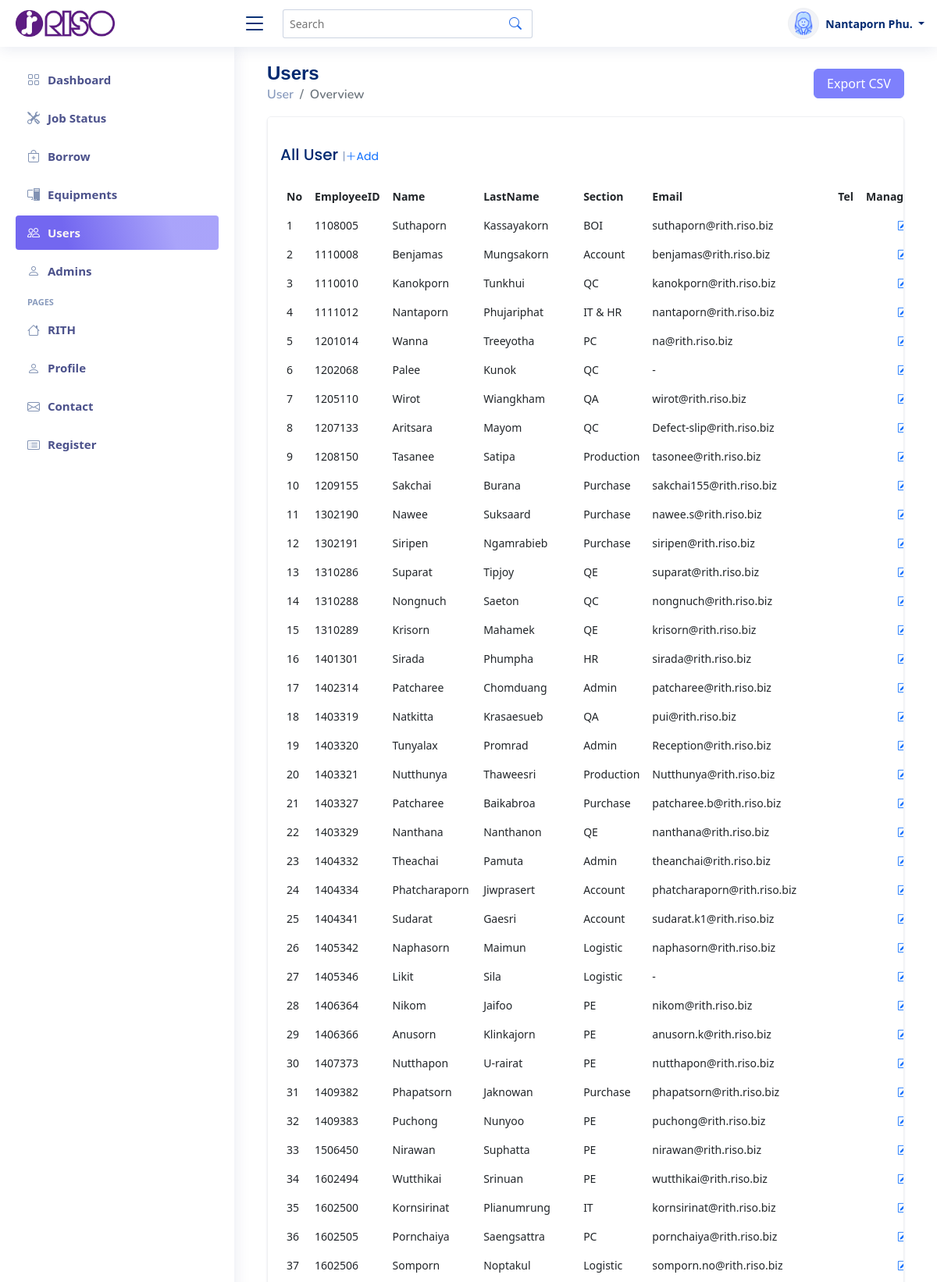
The page /admin/user_tbl.php (signed in, upper part) on the database its author committed.
### tables this page shows
CREATE TABLE `rith_user` (
  `user_id` int(10) NOT NULL,
  `user_name` varchar(255) DEFAULT NULL,
  `user_lastname` varchar(255) DEFAULT NULL,
  `user_pass` varchar(20) DEFAULT NULL,
  `item_name` varchar(20) DEFAULT NULL,
  `user_sec` varchar(10) DEFAULT NULL,
  `user_reg` date DEFAULT NULL,
  `user_address` varchar(255) NOT NULL,
  `user_mail` varchar(120) DEFAULT NULL,
  `user_tel` varchar(10) DEFAULT NULL,
  `user_type` varchar(10) NOT NULL,
  `user_img` varchar(55) NOT NULL
);

### config/function.php (called while the page is built, shortened)
<?php
class DB_CON
{
    function __construct()
    {
        $connect = mysqli_connect(DB_SERVER, DB_USER, DB_PASS, DB_NAME);
        $this->dbcon = $connect;
    }
    public function fetchdata_users()
    {
        $result = mysqli_query($this->dbcon, "SELECT * FROM rith_user");
        return $result;
    }
}

### admin/user_tbl.php (the view, shortened to what this page needs)
<?php
include_once('../config/function.php');
?>
<!DOCTYPE html>
<html lang="en">
<head>
    <link href="../assets/vendor/bootstrap/css/bootstrap.min.css" rel="stylesheet">
    <link href="../assets/vendor/bootstrap-icons/bootstrap-icons.css" rel="stylesheet">
    <link href="../assets/vendor/boxicons/css/boxicons.min.css" rel="stylesheet">
    <link href="../assets/vendor/quill/quill.snow.css" rel="stylesheet">
    <link href="../assets/vendor/quill/quill.bubble.css" rel="stylesheet">
    <link href="../assets/vendor/remixicon/remixicon.css" rel="stylesheet">
    <link href="../assets/vendor/simple-datatables/style.css" rel="stylesheet">
    <link href="https://cdn.jsdelivr.net/npm/bootstrap@5.2.3/dist/css/bootstrap.min.css" rel="stylesheet">
    <link href="../assets/css/style.css" rel="stylesheet">
</head>
<body>
    <header id="header" class="header fixed-top d-flex align-items-center">
        <div class="d-flex align-items-center justify-content-between">
            <a href="dash.php" class="logo d-flex align-items-center">
                <img src="../assets/img/Riso-logo.jpg" alt="">
            </a>
            <i class="bi bi-list toggle-sidebar-btn"></i>
        </div>
        <div class="search-bar">
            <form class="search-form d-flex align-items-center" method="POST" action="#">
                <input type="text" name="query" placeholder="Search" title="Enter search keyword">
                <button type="submit" title="Search"><i class="bi bi-search"></i></button>
            </form>
        </div>
        <nav class="header-nav ms-auto">
            <ul class="d-flex align-items-center">
                <li class="nav-item dropdown pe-3">
                    <a class="nav-link nav-profile d-flex align-items-center pe-0" href="#" data-bs-toggle="dropdown">
                        <img src="../upload/user_img/<?php echo $_SESSION['profile']; ?>" alt="" class="avatar-sd rounded-circle img-thumbnail">
                        <span class="d-none d-md-block dropdown-toggle ps-2"> <?php echo $_SESSION['name']; ?>&nbsp<?php echo $_SESSION['lname']; ?>
                    </a>
                </li>
            </ul>
        </nav>
    </header>
    <aside id="sidebar" class="sidebar">
        <ul class="sidebar-nav" id="sidebar-nav">
            <li class="nav-item">
                <a class="nav-link collapsed " href="dash.php">
                    <i class="bi bi-grid"></i>
                    <span>Dashboard</span>
                </a>
            </li>
            <li class="nav-item">
                <a class="nav-link collapsed" href="case_tbl.php">
                    <i class="bi bi-tools"></i></i><span>Job Status</span>
                </a>
            </li>
            <li class="nav-item">
                <a class="nav-link collapsed" href=" brr_tbl.php">
                    <i class="bi bi-bag-plus"></i><span>Borrow</span>
                </a>
            </li>
            <li class="nav-item">
                <a class="nav-link collapsed" href="equip_tbl.php">
                    <i class="bi bi-pc-display"></i><span>Equipments</span>
                </a>
            </li>
            <li class="nav-item">
                <a class="nav-link nav-link-active" href="user_tbl.php">
                    <i class="bi bi-people"></i><span>Users</span>
                </a>
            </li>
            <li class="nav-item">
                <a class="nav-link collapsed" href="admin_tbl.php">
                    <i class="bi bi-person"></i><span>Admins</span>
                </a>
            </li>
            <li class="nav-heading">Pages</li>
            <li class="nav-item">
                <a class="nav-link  collapsed"" href=" home_a.php">
                    <i class="bi bi-house"></i>
                    <span>RITH</span>
                </a>
            </li>
            <li class="nav-item">
                <a class="nav-link collapsed" href="admin_udt.php?edit_admin=<?php echo $_SESSION['ID']; ?>">
                    <i class="bi bi-person"></i>
                    <span>Profile</span>
                </a>
            </li>
            <li class="nav-item">
                <a class="nav-link collapsed" href="contact.php">
                    <i class="bi bi-envelope"></i>
                    <span>Contact</span>
                </a>
            </li>
            <li class="nav-item">
                <a class="nav-link collapsed" href="user_ist.php">
                    <i class="bi bi-card-list"></i>
                    <span>Register</span>
                </a>
            </li>
        </ul>
    </aside>
    <main id="main" class="main">
        <div class="container">
            <div class="row justify-content-center align-item-center">
                <div class="col-lg-12 col-md-12 ">
                    <div class="row justify-content-between">
                        <div class="col-10 ">
                            <div class="pagetitle">
                                <h1>Users</h1>
                                <nav>
                                    <ol class="breadcrumb">
                                        <li class="breadcrumb-item"><a href="#">User</a></li>
                                        <li class="breadcrumb-item active">Overview</li>
                                    </ol>
                                </nav>
                            </div>
                        </div>
                        <div class="col-2 mt-2 ">
                            <span>
                                <a href="export_us.php" class="btn btn-primary w-100" id="exportButton" name="export">Export CSV</a>
                            </span>
                        </div>
                    </div>
                </div>
            </div>
            <section class="section dashboard">
                <div class="row gx-2">
                    <div class="col-12">
                        <div class="card recent-sales overflow-auto">
                            <div class="card-body">
                                <h5 class="card-title">All User <span> |<a href="user_ist.php" <i class="bi bi-plus-lg"></i>Add</a></span>
                                </h5>
                                <table class="table table-borderless datatable">
                                    <thead>
                                        <tr>
                                            <th scope="col" class="th1">No</th>
                                            <th scope="col" class="th2">EmployeeID</th>
                                            <th scope="col" class="th3">Name</th>
                                            <th scope="col" class="th4">LastName</th>
                                            <th scope="col" class="th5">Section</th>
                                            <th scope="col" class="th6">Email</th>
                                            <th scope="col" class="th7">Tel</th>
                                            <th scope="col" class="th8">Management</th>
                                        </tr>
                                    </thead>
                                    <tbody>
                                        <?php
                                        include_once('..\config\function.php');
                                        $fetchdata = new DB_CON();
                                        $sql = $fetchdata->fetchdata_users();
                                        $order = 1;
                                        while ($row = mysqli_fetch_array($sql)) {
                                        ?>
                                            <tr>
                                                <td class="column1"><?php echo $order++; ?></td>
                                                <td class="column2">
                                                    <?php echo $row['user_id']; ?>
                                                </td>
                                                <td class="column3">
                                                    <?php echo $row['user_name']; ?>
                                                </td>
                                                <td class="column3">
                                                    <?php echo $row['user_lastname']; ?>
                                                </td>
                                                <td class="column6">
                                                    <?php echo $row['user_sec']; ?>
                                                </td>
                                                <td class="column6">
                                                    <?php echo $row['user_mail']; ?>
                                                </td>
                                                <td class="column6">
                                                </td>
                                                <td class="column7"><a href=user_udt.php?edit_user=<?php echo $row['user_id']; ?>" class="bi bi-pencil-square"></a></td>
                                            </tr>
                                        <?php } ?>
                                    </tbody>
                                </table>
                            </div>
                        </div>
                    </div>
                </div>
            </section>
        </div>
    </main>
</body>
</html>

### rows shown on the page
rith_user: user_id "1108005", user_name "Suthaporn", user_lastname "Kassayakorn", user_sec "BOI", user_mail "suthaporn@rith.riso.biz"
rith_user: user_id "1110008", user_name "Benjamas", user_lastname "Mungsakorn", user_sec "Account", user_mail "benjamas@rith.riso.biz"
rith_user: user_id "1110010", user_name "Kanokporn", user_lastname "Tunkhui", user_sec "QC", user_mail "kanokporn@rith.riso.biz"
rith_user: user_id "1111012", user_name "Nantaporn", user_lastname "Phujariphat", user_sec "IT & HR", user_mail "nantaporn@rith.riso.biz"
rith_user: user_id "1201014", user_name "Wanna", user_lastname "Treeyotha", user_sec "PC", user_mail "na@rith.riso.biz"
rith_user: user_id "1202068", user_name "Palee", user_lastname "Kunok", user_sec "QC", user_mail "-"
rith_user: user_id "1205110", user_name "Wirot", user_lastname "Wiangkham", user_sec "QA", user_mail "wirot@rith.riso.biz"
rith_user: user_id "1207133", user_name "Aritsara", user_lastname "Mayom", user_sec "QC", user_mail "Defect-slip@rith.riso.biz"
rith_user: user_id "1208150", user_name "Tasanee", user_lastname "Satipa", user_sec "Production", user_mail "tasonee@rith.riso.biz"
rith_user: user_id "1209155", user_name "Sakchai", user_lastname "Burana", user_sec "Purchase", user_mail "sakchai155@rith.riso.biz"
rith_user: user_id "1302190", user_name "Nawee", user_lastname "Suksaard", user_sec "Purchase", user_mail "nawee.s@rith.riso.biz"
rith_user: user_id "1302191", user_name "Siripen", user_lastname "Ngamrabieb", user_sec "Purchase", user_mail "siripen@rith.riso.biz"
rith_user: user_id "1310286", user_name "Suparat", user_lastname "Tipjoy", user_sec "QE", user_mail "suparat@rith.riso.biz"
rith_user: user_id "1310288", user_name "Nongnuch", user_lastname "Saeton", user_sec "QC", user_mail "nongnuch@rith.riso.biz"
rith_user: user_id "1310289", user_name "Krisorn", user_lastname "Mahamek", user_sec "QE", user_mail "krisorn@rith.riso.biz"
rith_user: user_id "1401301", user_name "Sirada", user_lastname "Phumpha", user_sec "HR", user_mail "sirada@rith.riso.biz"
rith_user: user_id "1402314", user_name "Patcharee", user_lastname "Chomduang", user_sec "Admin", user_mail "patcharee@rith.riso.biz"
rith_user: user_id "1403319", user_name "Natkitta", user_lastname "Krasaesueb", user_sec "QA", user_mail "pui@rith.riso.biz"
rith_user: user_id "1403320", user_name "Tunyalax", user_lastname "Promrad", user_sec "Admin", user_mail "Reception@rith.riso.biz"
rith_user: user_id "1403321", user_name "Nutthunya", user_lastname "Thaweesri", user_sec "Production", user_mail "Nutthunya@rith.riso.biz"
rith_user: user_id "1403327", user_name "Patcharee", user_lastname "Baikabroa", user_sec "Purchase", user_mail "patcharee.b@rith.riso.biz"
rith_user: user_id "1403329", user_name "Nanthana", user_lastname "Nanthanon", user_sec "QE", user_mail "nanthana@rith.riso.biz"
rith_user: user_id "1404332", user_name "Theachai", user_lastname "Pamuta", user_sec "Admin", user_mail "theanchai@rith.riso.biz"
rith_user: user_id "1404334", user_name "Phatcharaporn", user_lastname "Jiwprasert", user_sec "Account", user_mail "phatcharaporn@rith.riso.biz"
rith_user: user_id "1404341", user_name "Sudarat", user_lastname "Gaesri", user_sec "Account", user_mail "sudarat.k1@rith.riso.biz"
rith_user: user_id "1405342", user_name "Naphasorn", user_lastname "Maimun", user_sec "Logistic", user_mail "naphasorn@rith.riso.biz"
rith_user: user_id "1405346", user_name "Likit", user_lastname "Sila", user_sec "Logistic", user_mail "-"
rith_user: user_id "1406364", user_name "Nikom", user_lastname "Jaifoo", user_sec "PE", user_mail "nikom@rith.riso.biz"
rith_user: user_id "1406366", user_name "Anusorn", user_lastname "Klinkajorn", user_sec "PE", user_mail "anusorn.k@rith.riso.biz"
rith_user: user_id "1407373", user_name "Nutthapon", user_lastname "U-rairat", user_sec "PE", user_mail "nutthapon@rith.riso.biz"
rith_user: user_id "1409382", user_name "Phapatsorn", user_lastname "Jaknowan", user_sec "Purchase", user_mail "phapatsorn@rith.riso.biz"
rith_user: user_id "1409383", user_name "Puchong", user_lastname "Nunyoo", user_sec "PE", user_mail "puchong@rith.riso.biz"
rith_user: user_id "1506450", user_name "Nirawan", user_lastname "Suphatta", user_sec "PE", user_mail "nirawan@rith.riso.biz"
rith_user: user_id "1602494", user_name "Wutthikai", user_lastname "Srinuan", user_sec "PE", user_mail "wutthikai@rith.riso.biz"
rith_user: user_id "1602500", user_name "Kornsirinat", user_lastname "Plianumrung", user_sec "IT", user_mail "kornsirinat@rith.riso.biz"
rith_user: user_id "1602505", user_name "Pornchaiya", user_lastname "Saengsattra", user_sec "PC", user_mail "pornchaiya@rith.riso.biz"
rith_user: user_id "1602506", user_name "Somporn", user_lastname "Noptakul", user_sec "Logistic", user_mail "somporn.no@rith.riso.biz"

### other values the page prints
$_SESSION['name'] "Nantaporn"
$_SESSION['lname'] "Phu."
